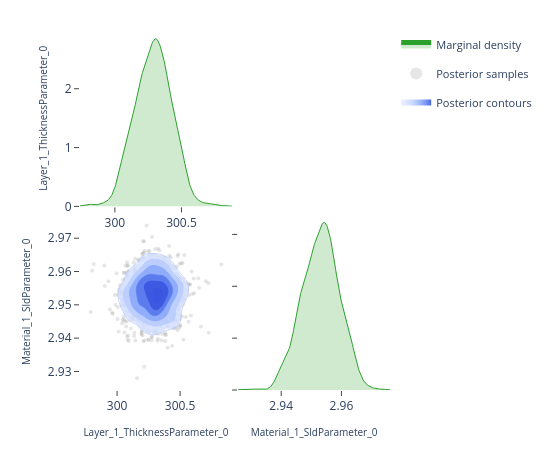

The notebook cell this image was saved under:
### Code cell
# ---- Pairwise focus: thickness vs SLD ---------------------------------------
# A 2-parameter corner plot zooms in on the joint posterior for a specific
# pair.  This is the same view the EasyReflectometryApp's "2D Heatmap"
# sub-tab uses to inspect parameter degeneracies.


params_of_interest = ['Layer_1_ThicknessParameter_0', 'Material_1_SldParameter_0']
idx = [posterior.param_names.index(p) for p in params_of_interest]
subset_draws = np.asarray(posterior.draws)[:, idx]

fig = plot_corner(subset_draws, params_of_interest)
fig.show()

### Figure 1 — Plotly figure (JSON) as saved in the notebook; plotly's stock layout.template omitted (floating-point values rounded to 4 significant figures; data arrays with more than 128 entries replaced by an {"elided": "..."} marker saying what was removed)
{"data": [{"fill": "tozeroy", "fillcolor": "rgba(44, 160, 44, 0.22)", "hoverinfo": "skip", "legendgroup": "marginal", "line": {"color": "rgb(44, 160, 44)", "width": 1}, "mode": "lines", "name": "Marginal density", "showlegend": true, "type": "scatter", "x": {"elided": "256 float values"}, "xaxis": "x", "y": {"elided": "256 float values"}, "yaxis": "y"}, {"hoverinfo": "skip", "legendgroup": "scatter", "marker": {"color": "rgba(140, 140, 140, 0.22)", "size": 4}, "mode": "markers", "name": "Posterior samples", "showlegend": true, "type": "scatter", "x": {"elided": "880 float values"}, "xaxis": "x3", "y": {"elided": "880 float values"}, "yaxis": "y3", "zorder": 0}, {"colorscale": [[0.0, "rgba(224, 233, 255, 0.62)"], [0.35, "rgba(183, 203, 255, 0.70)"], [0.6, "rgba(138, 169, 252, 0.78)"], [0.82, "rgba(96, 131, 242, 0.84)"], [1.0, "rgba(58, 86, 224, 0.90)"]], "connectgaps": false, "contours": {"coloring": "fill", "end": 157.8, "showlabels": false, "showlines": false, "size": 24.92, "start": 33.22}, "hoverinfo": "skip", "legendgroup": "contour", "name": "Posterior contours", "showlegend": true, "showscale": false, "type": "contour", "x": [299.7, 299.8, 299.8, 299.8, 299.8, 299.8, 299.8, 299.8, 299.9, 299.9, 299.9, 299.9, 299.9, 299.9, 299.9, 300.0, 300.0, 300.0, 300.0, 300.0, 300.0, 300.0, 300.1, 300.1, 300.1, 300.1, 300.1, 300.1, 300.1, 300.2, 300.2, 300.2, 300.2, 300.2, 300.2, 300.2, 300.3, 300.3, 300.3, 300.3, 300.3, 300.3, 300.3, 300.4, 300.4, 300.4, 300.4, 300.4, 300.4, 300.4, 300.5, 300.5, 300.5, 300.5, 300.5, 300.5, 300.5, 300.6, 300.6, 300.6, 300.6, 300.6, 300.6, 300.6, 300.7, 300.7, 300.7, 300.7, 300.7, 300.7, 300.7, 300.8, 300.8, 300.8, 300.8, 300.8, 300.8, 300.8, 300.9, 300.9], "xaxis": "x3", "y": [2.926, 2.926, 2.927, 2.928, 2.928, 2.929, 2.93, 2.93, 2.931, 2.931, 2.932, 2.933, 2.933, 2.934, 2.935, 2.935, 2.936, 2.937, 2.937, 2.938, 2.938, 2.939, 2.94, 2.94, 2.941, 2.942, 2.942, 2.943, 2.944, 2.944, 2.945, 2.945, 2.946, 2.947, 2.947, 2.948, 2.949, 2.949, 2.95, 2.951, 2.951, 2.952, 2.953, 2.953, 2.954, 2.954, 2.955, 2.956, 2.956, 2.957, 2.958, 2.958, 2.959, 2.96, 2.96, 2.961, 2.961, 2.962, 2.963, 2.963, 2.964, 2.965, 2.965, 2.966, 2.967, 2.967, 2.968, 2.968, 2.969, 2.97, 2.97, 2.971, 2.972, 2.972, 2.973, 2.974, 2.974, 2.975, 2.976, 2.976], "yaxis": "y3", "z": {"elided": "80x80 float values"}, "zmax": 157.8, "zmin": 33.22, "zorder": 1}, {"colorscale": [[0.0, "rgba(183, 203, 255, 0.94)"], [0.35, "rgba(183, 203, 255, 0.94)"], [0.35, "rgba(138, 169, 252, 0.95)"], [0.6, "rgba(138, 169, 252, 0.95)"], [0.6, "rgba(96, 131, 242, 0.96)"], [0.82, "rgba(96, 131, 242, 0.96)"], [0.82, "rgba(58, 86, 224, 0.98)"], [1.0, "rgba(58, 86, 224, 0.98)"]], "contours": {"coloring": "lines", "end": 157.8, "showlabels": false, "size": 24.92, "start": 33.22}, "hoverinfo": "skip", "legendgroup": "contour", "line": {"width": 0.9}, "showlegend": false, "showscale": false, "type": "contour", "x": [299.7, 299.8, 299.8, 299.8, 299.8, 299.8, 299.8, 299.8, 299.9, 299.9, 299.9, 299.9, 299.9, 299.9, 299.9, 300.0, 300.0, 300.0, 300.0, 300.0, 300.0, 300.0, 300.1, 300.1, 300.1, 300.1, 300.1, 300.1, 300.1, 300.2, 300.2, 300.2, 300.2, 300.2, 300.2, 300.2, 300.3, 300.3, 300.3, 300.3, 300.3, 300.3, 300.3, 300.4, 300.4, 300.4, 300.4, 300.4, 300.4, 300.4, 300.5, 300.5, 300.5, 300.5, 300.5, 300.5, 300.5, 300.6, 300.6, 300.6, 300.6, 300.6, 300.6, 300.6, 300.7, 300.7, 300.7, 300.7, 300.7, 300.7, 300.7, 300.8, 300.8, 300.8, 300.8, 300.8, 300.8, 300.8, 300.9, 300.9], "xaxis": "x3", "y": [2.926, 2.926, 2.927, 2.928, 2.928, 2.929, 2.93, 2.93, 2.931, 2.931, 2.932, 2.933, 2.933, 2.934, 2.935, 2.935, 2.936, 2.937, 2.937, 2.938, 2.938, 2.939, 2.94, 2.94, 2.941, 2.942, 2.942, 2.943, 2.944, 2.944, 2.945, 2.945, 2.946, 2.947, 2.947, 2.948, 2.949, 2.949, 2.95, 2.951, 2.951, 2.952, 2.953, 2.953, 2.954, 2.954, 2.955, 2.956, 2.956, 2.957, 2.958, 2.958, 2.959, 2.96, 2.96, 2.961, 2.961, 2.962, 2.963, 2.963, 2.964, 2.965, 2.965, 2.966, 2.967, 2.967, 2.968, 2.968, 2.969, 2.97, 2.97, 2.971, 2.972, 2.972, 2.973, 2.974, 2.974, 2.975, 2.976, 2.976], "yaxis": "y3", "z": {"elided": "80x80 float values"}, "zmax": 157.8, "zmin": 33.22, "zorder": 2}, {"fill": "tozeroy", "fillcolor": "rgba(44, 160, 44, 0.22)", "hoverinfo": "skip", "legendgroup": "marginal", "line": {"color": "rgb(44, 160, 44)", "width": 1}, "mode": "lines", "name": "Marginal density", "showlegend": false, "type": "scatter", "x": {"elided": "256 float values"}, "xaxis": "x4", "y": {"elided": "256 float values"}, "yaxis": "y4"}], "layout": {"height": 450, "legend": {"font": {"size": 11}, "itemsizing": "constant", "orientation": "v", "x": 1.02, "xanchor": "left", "y": 1.0, "yanchor": "top"}, "margin": {"b": 60, "l": 80, "r": 160, "t": 30}, "plot_bgcolor": "white", "showlegend": true, "width": 550, "xaxis": {"anchor": "y", "domain": [0.0, 0.49], "showgrid": false, "ticks": "outside", "zeroline": false}, "xaxis2": {"anchor": "y2", "domain": [0.51, 1.0], "showgrid": false, "ticks": "outside", "visible": false, "zeroline": false}, "xaxis3": {"anchor": "y3", "domain": [0.0, 0.49], "showgrid": false, "ticks": "outside", "title": {"font": {"size": 10}, "text": "Layer_1_ThicknessParameter_0"}, "zeroline": false}, "xaxis4": {"anchor": "y4", "domain": [0.51, 1.0], "showgrid": false, "ticks": "outside", "title": {"font": {"size": 10}, "text": "Material_1_SldParameter_0"}, "zeroline": false}, "yaxis": {"anchor": "x", "domain": [0.51, 1.0], "showgrid": false, "ticks": "outside", "title": {"font": {"size": 10}, "text": "Layer_1_ThicknessParameter_0"}, "zeroline": false}, "yaxis2": {"anchor": "x2", "domain": [0.51, 1.0], "showgrid": false, "ticks": "outside", "visible": false, "zeroline": false}, "yaxis3": {"anchor": "x3", "domain": [0.0, 0.49], "showgrid": false, "ticks": "outside", "title": {"font": {"size": 10}, "text": "Material_1_SldParameter_0"}, "zeroline": false}, "yaxis4": {"anchor": "x4", "domain": [0.0, 0.49], "showgrid": false, "showticklabels": false, "ticks": "outside", "zeroline": false}}}
